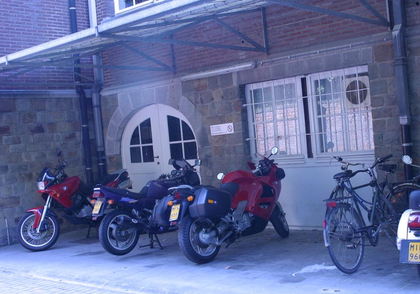
%> input picture Lab2/Codes/data_set/bikes/img1.ppm, 420 x 294 px, shrunk from 1000 x 700 before the run; its folder holds 6 pictures in this run
$ octave Untitled.m   (GNU Octave 9; MATLAB toolbox functions it lacks are replaced by stand-ins)
%> lines starting %> are read from the running program, lines starting %| are printed output that depends on the picture
### Lab2/Codes/Lowe_SIFT/sift.m
% [image, descriptors, locs] = sift(imageFile)
%
% This function reads an image and returns its SIFT keypoints.
%   Input parameters:
%     imageFile: the file name for the image.
%
%   Returned:
%     image: the image array in double format
%     descriptors: a K-by-128 matrix, where each row gives an invariant
%         descriptor for one of the K keypoints.  The descriptor is a vector
%         of 128 values normalized to unit length.
%     locs: K-by-4 matrix, in which each row has the 4 values for a
%         keypoint location (row, column, scale, orientation).  The
%         orientation is in the range [-PI, PI] radians.
%
% Credits: Thanks for initial version of this program to D. Alvaro and
%          J.J. Guerrero, Universidad de Zaragoza (modified by D. Lowe)

function [image, descriptors, locs] = sift(imageFile)

% Load image
image = imread(imageFile);

% If you have the Image Processing Toolbox, you can uncomment the following
%   lines to allow input of color images, which will be converted to grayscale.
% if isrgb(image)
%    image = rgb2gray(image);
% end

[a b c] = size(image);
if c == 3
	image = 0.2989*image(:,:,1)+ 0.587*image(:,:,2)+0.114*image(:,:,3);
end

[rows, cols] = size(image);

% Convert into PGM imagefile, readable by "keypoints" executable
f = fopen('tmp.pgm', 'w');
if f == -1
    error('Could not create file tmp.pgm.');
end
fprintf(f, 'P5\n%d\n%d\n255\n', cols, rows);
fwrite(f, image', 'uint8');
fclose(f);

% Call keypoints executable
if isunix
    command = '!./sift ';
else
    command = '!siftWin32 ';
end
command = [command ' <tmp.pgm >tmp.key'];
eval(command);

% Open tmp.key and check its header
g = fopen('tmp.key', 'r');
if g == -1
    error('Could not open file tmp.key.');
end
[header, count] = fscanf(g, '%d %d', [1 2]);
if count ~= 2
    error('Invalid keypoint file beginning.');
end
num = header(1);
len = header(2);
if len ~= 128
    error('Keypoint descriptor length invalid (should be 128).');
end

% Creates the two output matrices (use known size for efficiency)
locs = double(zeros(num, 4));
descriptors = double(zeros(num, 128));

% Parse tmp.key
for i = 1:num
    [vector, count] = fscanf(g, '%f %f %f %f', [1 4]); %row col scale ori
    if count ~= 4
        error('Invalid keypoint file format');
    end
    locs(i, :) = vector(1, :);

    [descrip, count] = fscanf(g, '%d', [1 len]);
    if (count ~= 128)
        error('Invalid keypoint file value.');
    end
    % Normalize each input vector to unit length
    descrip = descrip / sqrt(sum(descrip.^2));
    descriptors(i, :) = descrip(1, :);
end
fclose(g);

### Lab2/Codes/Lowe_SIFT/match.m
% [desc1 loca1 desc2 loca2 matchings mnb] = match(image1, image2)
%
% This function reads two images, finds their SIFT features, and
%   displays lines connecting the matched keypoints.  A match is accepted
%   only if its distance is less than distRatio times the distance to the
%   second closest match.
% It returns the number of matches displayed.
%
% Example: match('scene.pgm','book.pgm');

function [desc1 loca1 desc2 loca2 matchings mnb] = match(image1, image2)


% Find SIFT keypoints for each image
[im1, des1, loc1] = sift(image1);
[im2, des2, loc2] = sift(image2);


% For efficiency in Matlab, it is cheaper to compute dot products between
%  unit vectors rather than Euclidean distances.  Note that the ratio of
%  angles (acos of dot products of unit vectors) is a close approximation
%  to the ratio of Euclidean distances for small angles.
%
% distRatio: Only keep matches in which the ratio of vector angles from the
%   nearest to second nearest neighbor is less than distRatio.
distRatio = 0.6;

% For each descriptor in the first image, select its match to second image.
des2t = des2';                          % Precompute matrix transpose
for i = 1 : size(des1,1)
   dotprods = des1(i,:) * des2t;        % Computes vector of dot products
   [vals,indx] = sort(acos(dotprods));  % Take inverse cosine and sort results

   % Check if nearest neighbor has angle less than distRatio times 2nd.
   if (vals(1) < distRatio * vals(2))
      match(i) = indx(1);
   else
      match(i) = 0;
   end
end

% Create a new image showing the two images side by side.
im3 = appendimages(im1,im2);

% Show a figure with lines joining the accepted matches.
figure('Position', [10 10 size(im3,2) size(im3,1)]);
colormap('gray');
imdisp(im3);
%imagesc(im3);
hold on;
cols1 = size(im1,2);
for i = 1: size(des1,1)
  if (match(i) > 0)
    line([loc1(i,2) loc2(match(i),2)+cols1], ...
         [loc1(i,1) loc2(match(i),1)], 'Color', 'c');
  end
end
hold off;
num = sum(match > 0);

%%return values
matchings = match;
mnb = num;
desc1 = des1;
desc2 = des2;
loca1 = loc1;
loca2 = loc2;


fprintf('Found %d matches.\n', num);

### Lab2/Codes/Lowe_SIFT/Untitled.m
clear all
close all
clc

addpath('../data_set/bikes');
%addpath('../bikes/');
% INPUT DATA: reading pictures
I1=imread('img1.ppm'); % <-- Introduce your picture 1
%> I1 is the input picture: size 294x420x3 uint8; mean R, G, B 94.9, 105.1, 151.6
I2=imread('img2.ppm'); % <-- Introduce your picture 2
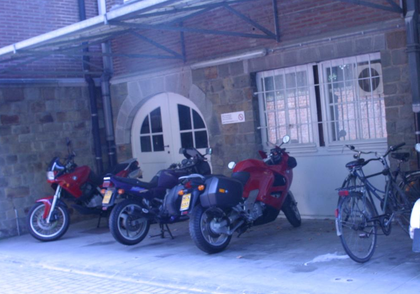
%> input picture Lab2/Codes/data_set/bikes/img2.ppm, 420 x 294 px, shrunk from 1000 x 700 before the run
%> I2 is the input picture: size 294x420x3 uint8; mean R, G, B 97.4, 108.4, 155.6
imwrite(I1,'image1.pgm');
imwrite(I2,'image2.pgm');


% [6 lines of commented-out code are left out]
[desc1 loca1 desc2 loca2 matchings mnb] = match('image1.pgm', 'image2.pgm')
%> in sift, `image = 0.2989*image(:,:,1)+ 0.587*image(:,:,2)+0.114*image(:,:,3);`:
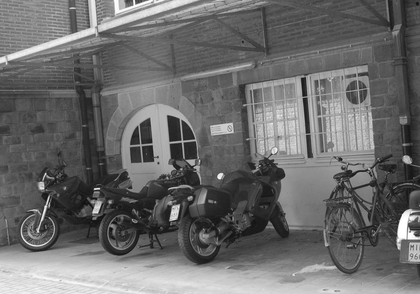
%> image: size 294x420 uint8; min 14, max 255, mean 107.3
%> the run ends on the next line
